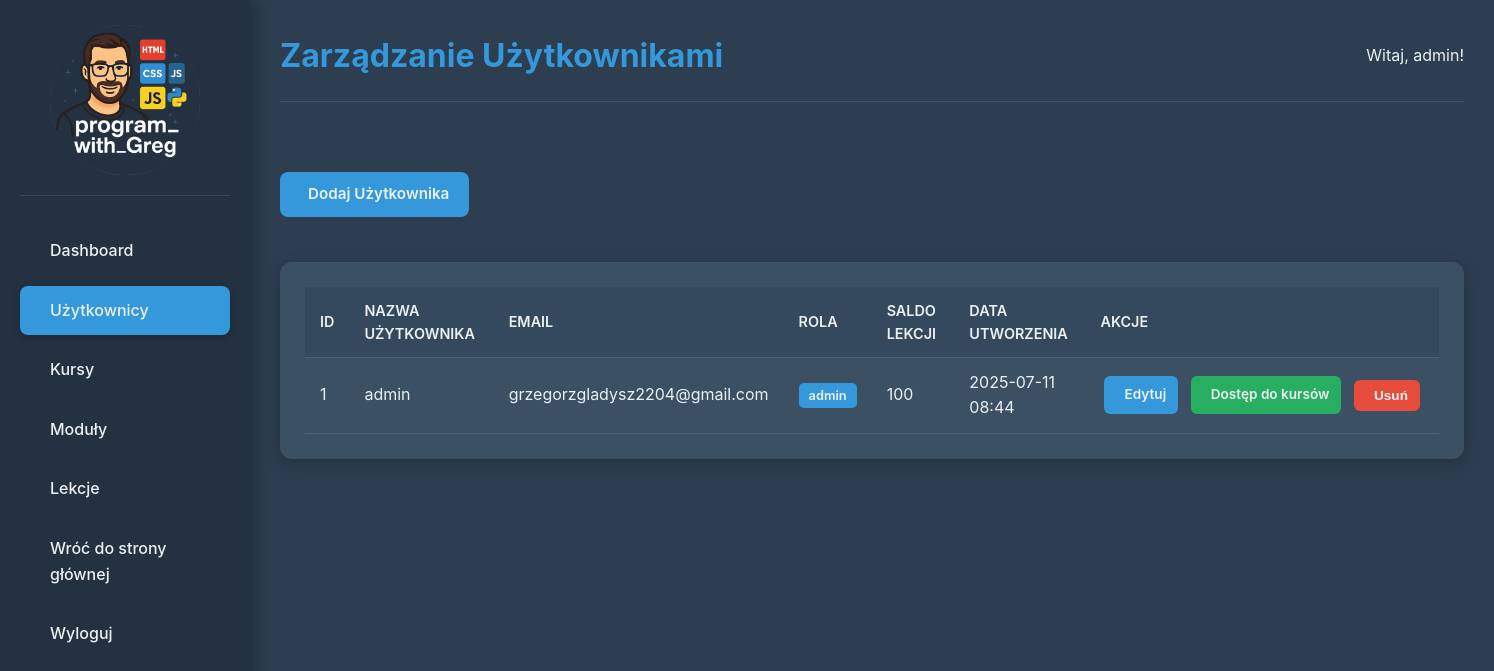
The app's page /admin/users (signed in) with its own data.
### New Portfolio/models.py (models this page shows, shortened)
class User(db.Model):
    id = db.Column(db.Integer, primary_key=True)
    username = db.Column(db.String(80), unique=True, nullable=False)
    email = db.Column(db.String(120), unique=True, nullable=False)
    password_hash = db.Column(db.String(255), nullable=False) # Zwiększono rozmiar dla bezpieczeństwa hashy
    role = db.Column(db.String(20), default='user', nullable=False) # 'user', 'admin'. Dodano nullable=False
    lessons_balance = db.Column(db.Integer, default=0, nullable=False) # Dodano nullable=False
    created_at = db.Column(db.DateTime, default=datetime.utcnow)
    course_accesses = db.relationship('UserCourseAccess', backref='user', lazy=True, cascade="all, delete-orphan")

### New Portfolio/main.py (the view)
@app.route('/admin/users')
@admin_required
def admin_users():
    users = User.query.all()
    return render_template('admin/users.html', users=users)

### New Portfolio/main.py (called while the page is built)
def admin_required(f):
    @wraps(f)
    def wrap(*args, **kwargs):
        if 'logged_in' in session and session['logged_in'] and session.get('user_role') == 'admin':
            return f(*args, **kwargs)
        else:
            flash('Brak uprawnień. Tylko administratorzy mogą uzyskać dostęp do tej strony.', 'danger')
            return redirect(url_for('index'))
    return wrap

### New Portfolio/templates/admin/users.html (shortened to what this page needs)
{% extends "admin/base_admin.html" %}
{% block page_title %}Zarządzanie Użytkownikami{% endblock %}
{% block content %}
    <div class="admin-actions-bar">
        <a href="{{ url_for('admin_add_user') }}" class="btn-primary"> Dodaj Użytkownika</a>
    </div>
    <div class="admin-table-container admin-card">
        <table>
            <thead>
                <tr>
                    <th>ID</th>
                    <th>Nazwa Użytkownika</th>
                    <th>Email</th>
                    <th>Rola</th>
                    <th>Saldo Lekcji</th>
                    <th>Data Utworzenia</th>
                    <th>Akcje</th>
                </tr>
            </thead>
            <tbody>
                {% for user in users %}
                <tr>
                    <td>{{ user.id }}</td>
                    <td>{{ user.username }}</td>
                    <td>{{ user.email }}</td>
                    <td><span class="badge {{ user.role }}">{{ user.role }}</span></td>
                    <td>{{ user.lessons_balance }}</td>
                    <td>{{ user.created_at.strftime('%Y-%m-%d %H:%M') }}</td>
                    <td class="table-actions">
                        <a href="{{ url_for('admin_edit_user', user_id=user.id) }}" class="btn-action edit"> Edytuj</a>
                        <a href="{{ url_for('admin_assign_course_to_user', user_id=user.id) }}" class="btn-action assign"> Dostęp do kursów</a>
                        <form action="{{ url_for('admin_delete_user', user_id=user.id) }}" method="POST" onsubmit="return confirm('Czy na pewno chcesz usunąć tego użytkownika?');" style="display:inline;">
                            <button type="submit" class="btn-action delete"> Usuń</button>
                        </form>
                    </td>
                </tr>
                {% else %}
                <tr>
                    <td colspan="7">Brak użytkowników.</td>
                </tr>
                {% endfor %}
            </tbody>
        </table>
    </div>
{% endblock %}

### New Portfolio/static/css/admin.css (style rules this page uses)
:root { --admin-bg-dark: #2c3e50; --admin-bg-light: #34495e; --admin-sidebar-bg: #233140; --admin-text-light: #ecf0f1; --admin-text-darker: #bdc3c7; --admin-accent-blue: #3498db; --admin-accent-green: #27ae60; --admin-accent-red: #e74c3c; --admin-accent-orange: #f39c12; --admin-border-color: rgba(255, 255, 255, 0.1); --admin-card-bg: #3b5063; --admin-hover-bg: rgba(255, 255, 255, 0.08); --admin-active-bg: var(--admin-accent-blue); }
*, *::before, *::after { box-sizing: border-box; margin: 0; padding: 0; }
html { height: 100%; }
body { font-family: 'Inter', 'Segoe UI', Tahoma, Geneva, Verdana, sans-serif; background-color: var(--admin-bg-dark); color: var(--admin-text-light); line-height: 1.6; overflow-x: hidden; min-height: 100vh; display: flex; flex-direction: column; }
a { text-decoration: none; color: inherit; }
table { width: 100%; border-collapse: collapse; }
th, td { padding: 12px 15px; text-align: left; border-bottom: 1px solid var(--admin-border-color); }
th { background-color: var(--admin-bg-light); font-weight: 600; color: var(--admin-text-light); text-transform: uppercase; font-size: 0.9em; }
td { background-color: var(--admin-card-bg); }
.btn-primary, .btn-secondary, .btn-action, .btn-small { padding: 10px 20px; border-radius: 8px; font-size: 0.95rem; font-weight: 600; text-align: center; transition: all 0.3s ease; cursor: pointer; border: none; display: inline-flex; align-items: center; justify-content: center; gap: 8px; }
.btn-primary { background-color: var(--admin-accent-blue); color: var(--admin-text-light); }
.btn-action { padding: 8px 12px; font-size: 0.85rem; border-radius: 6px; margin: 0 4px; }
.btn-action.edit { background-color: var(--admin-accent-blue); color: var(--admin-text-light); }
.btn-action.assign { background-color: var(--admin-accent-green); color: var(--admin-text-light); }
.btn-action.delete { background-color: var(--admin-accent-red); color: var(--admin-text-light); }
.admin-card { background-color: var(--admin-card-bg); border-radius: 12px; padding: 25px; box-shadow: 0 4px 15px rgba(0, 0, 0, 0.2); }
.admin-table-container { overflow-x: auto; margin-top: 20px; }
.admin-table-container table { min-width: 700px; }
.table-actions { white-space: nowrap; }
.badge { padding: 5px 10px; border-radius: 5px; font-size: 0.8em; font-weight: 600; color: var(--admin-text-light); }
.badge.admin { background-color: var(--admin-accent-blue); }

### records on screen
User: id "1", username "admin", email "grzegorzgladysz2204@gmail.com", role "admin", lessons_balance "100", created_at "2025-07-11 08:44"

### other values on screen
{{ session.get('username', 'Admin') }} "admin"
